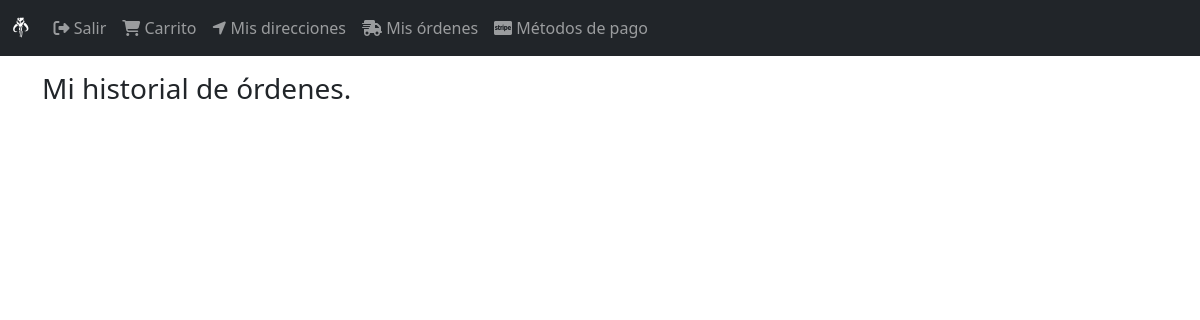
Page /orden/completados/ (signed in) on the earlier database version.
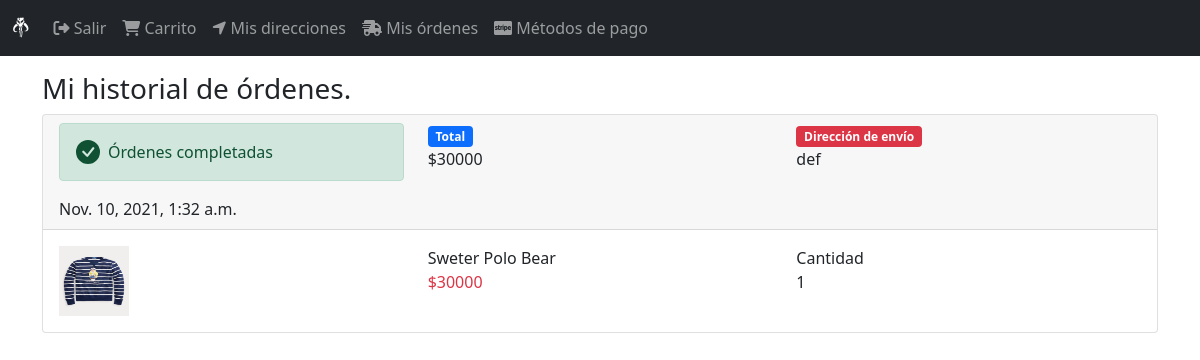
Same page on the later database version.
### orden/models.py (models this page shows, shortened)
class Orden(models.Model):
    ordenID = models.CharField(max_length=100, null=False, blank=False, unique=True)
    user = models.ForeignKey(User, on_delete=models.CASCADE)
    cart = models.ForeignKey(Cart, on_delete=models.CASCADE)
    status = models.CharField(max_length=40, choices=choices, default=OrdenStatus.CREATED)
    total = models.IntegerField(default=0)
    created_at = models.DateTimeField(auto_now_add=True)
    direccion_envio = models.ForeignKey(DireccionEnvio, null=True, blank=True, on_delete=models.CASCADE)
    promo_codigo = models.OneToOneField(PromoCodigo, null=True, blank=True, on_delete=models.CASCADE)

### DirEnvio/models.py (models this page shows, shortened)
class DireccionEnvio(models.Model):
    user = models.ForeignKey(User, null=False, blank=False, on_delete=models.CASCADE)
    line1 = models.CharField(max_length=300)
    line2 = models.CharField(max_length=300, blank=True)
    city =  models.CharField(max_length=100)
    state = models.CharField(max_length=100)
    reference = models.CharField(max_length=300)
    postal_code = models.CharField(max_length=10, null=False, blank=False)
    default = models.BooleanField(default=False)
    created_at = models.DateTimeField(auto_now_add=True)
    def __str__(self):
        return self.postal_code

### carts/models.py (models this page shows, shortened)
class CartProduct(models.Model):
    cart = models.ForeignKey(Cart, on_delete = models.CASCADE)
    product = models.ForeignKey(Product, on_delete = models.CASCADE)
    quantity = models.IntegerField(default=1)
    created_at = models.DateTimeField(auto_now_add=True)
    object = CartProductManager()

### products/models.py (models this page shows, shortened)
class Product(models.Model):
    title = models.CharField(max_length=40)
    description = models.TextField()
    price = models.IntegerField()
    created_at = models.DateTimeField(auto_now_add=True)
    images = models.ImageField(
        upload_to='media/', # Carpeta que contiene las imagenes de los productos
        null=False,
        blank=False,)
    slug = models.SlugField(
        max_length=200,
        null=False,
        blank=False,
        unique=True,)

### orden/views.py (the view)
# urls.py: path('completados/', views.OrdenViews.as_view(), name='completados'),
class OrdenViews(LoginRequiredMixin, ListView):
    login_url = login
    template_name = 'orden/ordenes.html'
    def get_queryset(self):
        return self.request.user.ordenes_completadas()

### carts/models.py (called while the page is built)
    def product_related(self):
        return self.cartproduct_set.select_related('product')

### products/templatetags/funcion_tag.py (called while the page is built)
@register.filter()
def precio_tag(value):
    return '${0}'.format(value)

### users/models.py (called while the page is built)
    def ordenes_completadas(self):
        return self.orden_set.filter(status=OrdenStatus.COMPLETED).order_by('-id')

### orden/templates/orden/ordenes.html
{%extends 'base.html'%}
{%block content%}
<div class="col">
    <div class="h3">
        Mi historial de órdenes.
    </div>
    <div>
        {%for orden in object_list%}
        {%include 'orden/snippets/orden.html'%}
        {%endfor%}
    </div>
</div>
{%endblock%}

### orden/templates/orden/snippets/orden.html
{%load funcion_tag%}
<div class="card mb-2">
    <div class="card-header">
        <div class="row">
            <div class="col-4">
                <div class="alert alert-success d-flex align-items-center" role="alert">
                    <svg class="bi flex-shrink-0 me-2" width="24" height="24" role="img" aria-label="Success:"><use xlink:href="#check-circle-fill"/></svg>
                    <div>
                      Órdenes completadas
                    </div>
                </div>
                <div>
                    {{orden.created_at}}
                </div>
            </div>
            <div class="col-4">
                <div class="badge bg-primary">
                    Total
                </div>
                <div>
                    {{orden.total | precio_tag}}
                </div>
            </div>
            <div class="col-4">
                <div class="badge bg-danger">
                    Dirección de envío
                </div>
                <div>
                    {{orden.direccion_envio}}
                </div>
            </div>
        </div>
    </div>
    <div class="card-body">
        {%for i in orden.cart.product_related%}
        {%with product=i.product%}
        <div class="row">
            <div class="col-4">
                {%if product.images%}
                <img src="{{product.images.url}}" alt="" width="70" height="70">
                {%endif%}
            </div>
            <div class="col-4">
                <div>
                    {{product.title}}
                </div>
                <div class="text-danger">
                    {{product.price | precio_tag}}
                </div>
            </div>
            <div class="col-4">
                <div>
                    Cantidad
                </div>
                <div>
                    {{i.quantity}}
                </div>
            </div>
        </div>
        {%endwith%}
        {%endfor%}
    </div>
</div>

Differences in the rows shown:
now on this page (row edited): Orden: created_at "Nov. 10, 2021, 1:32 a.m.", total|precio_tag "$30000", direccion_envio "def"
now on this page (row unchanged): CartProduct: product.images (picture), product "Sweter Polo Bear", product.price|precio_tag "$30000", quantity "1"
